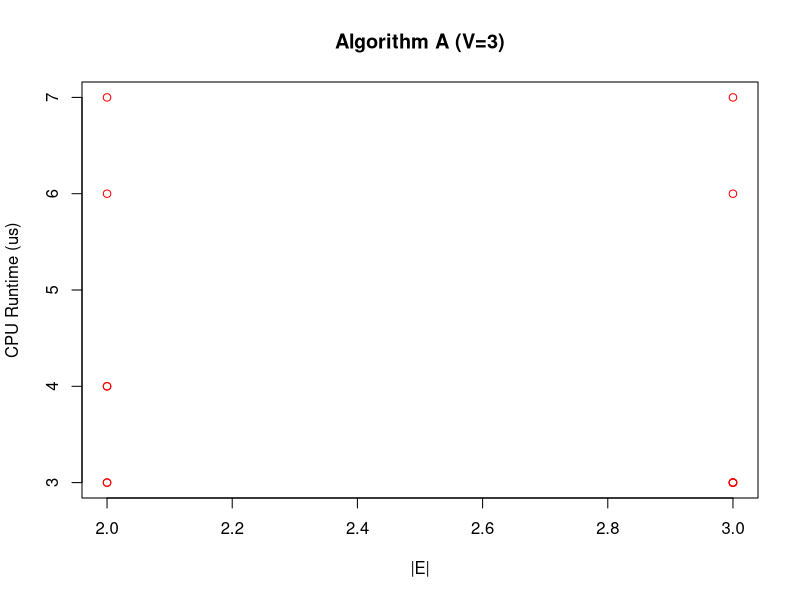
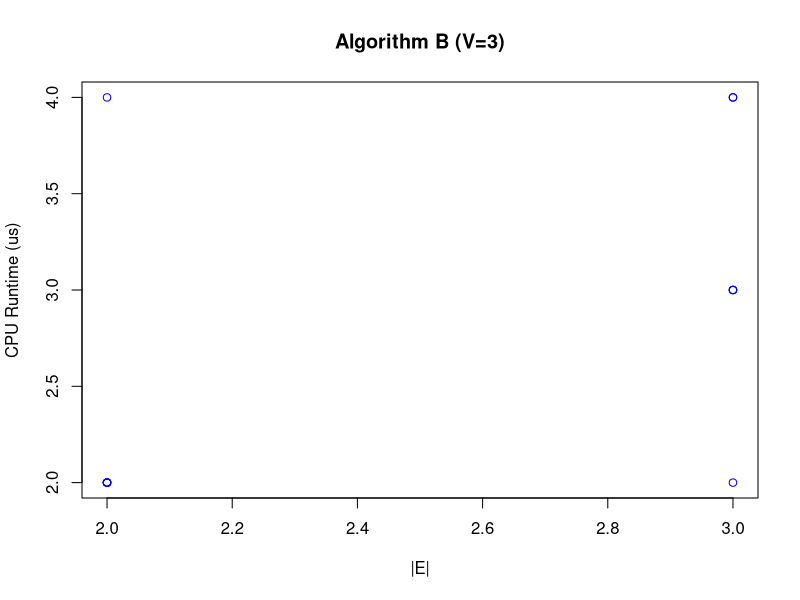
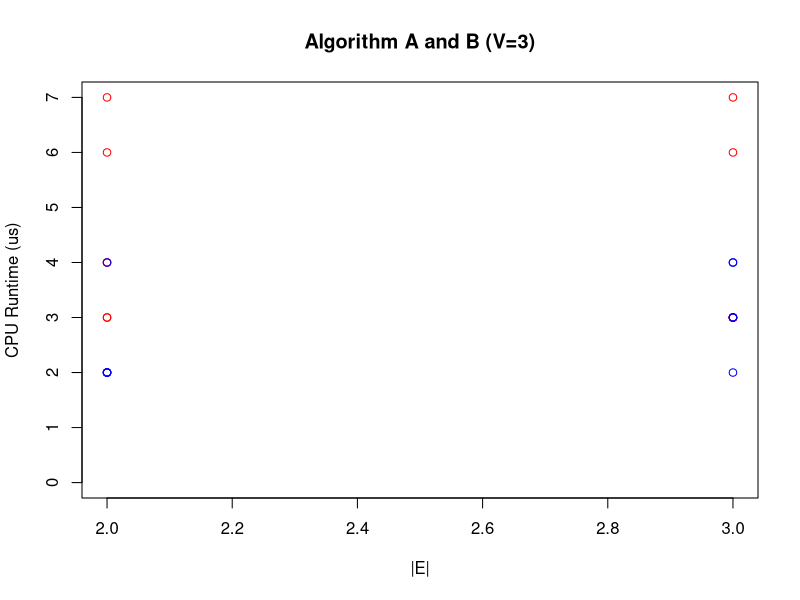
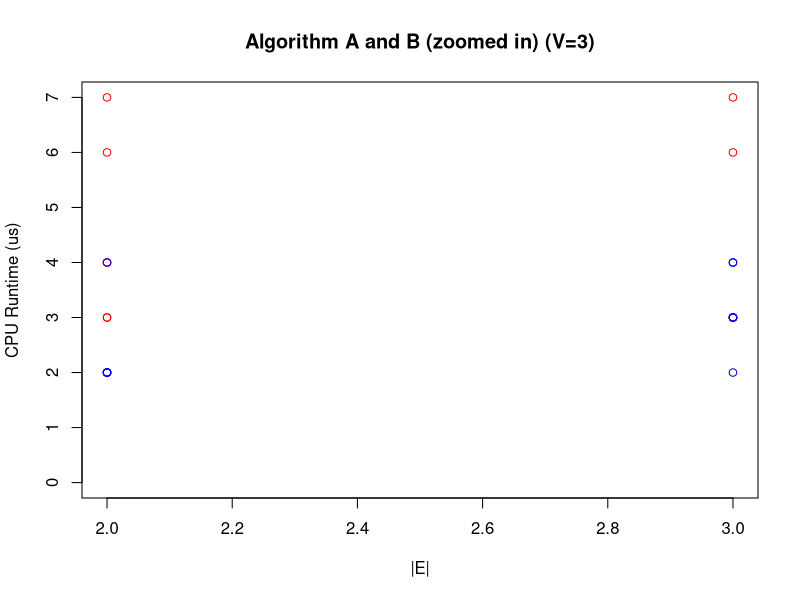
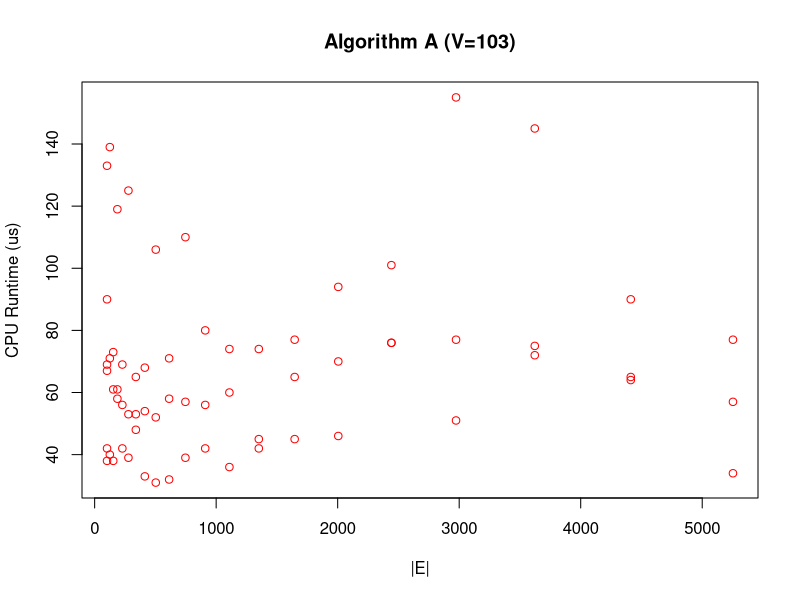
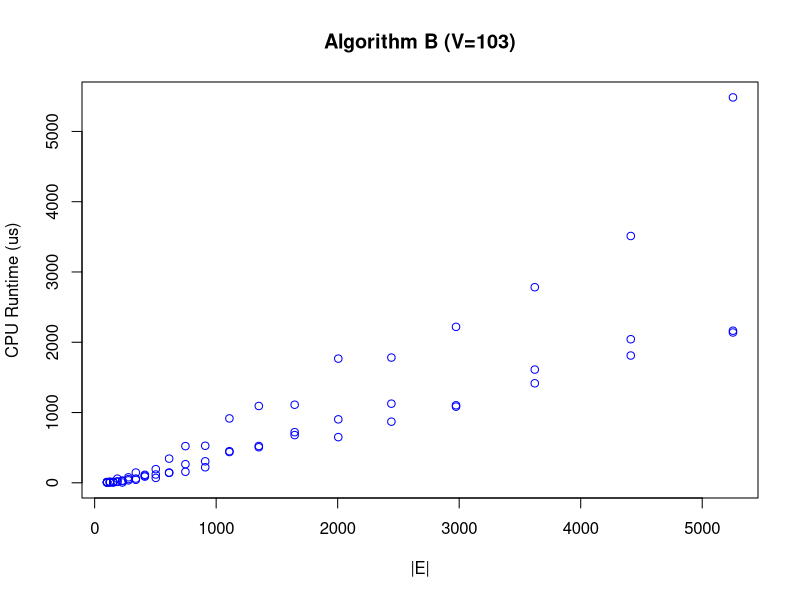
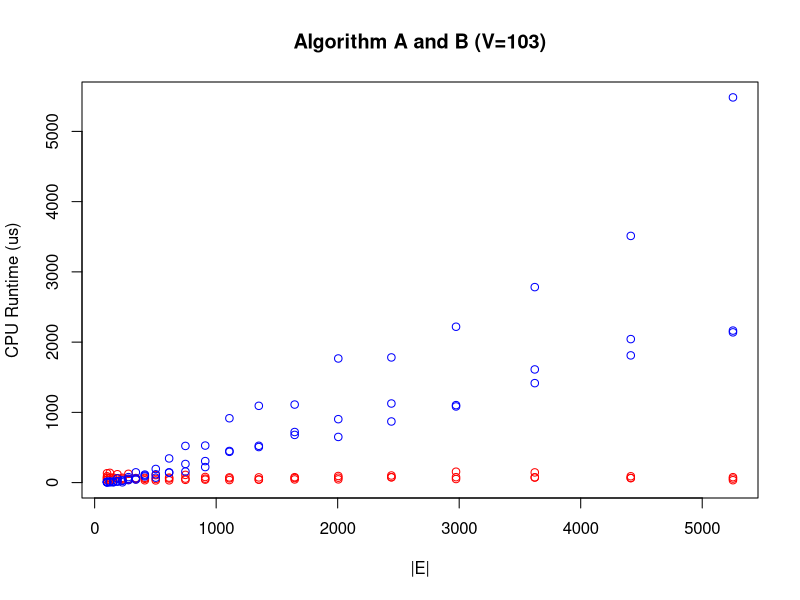
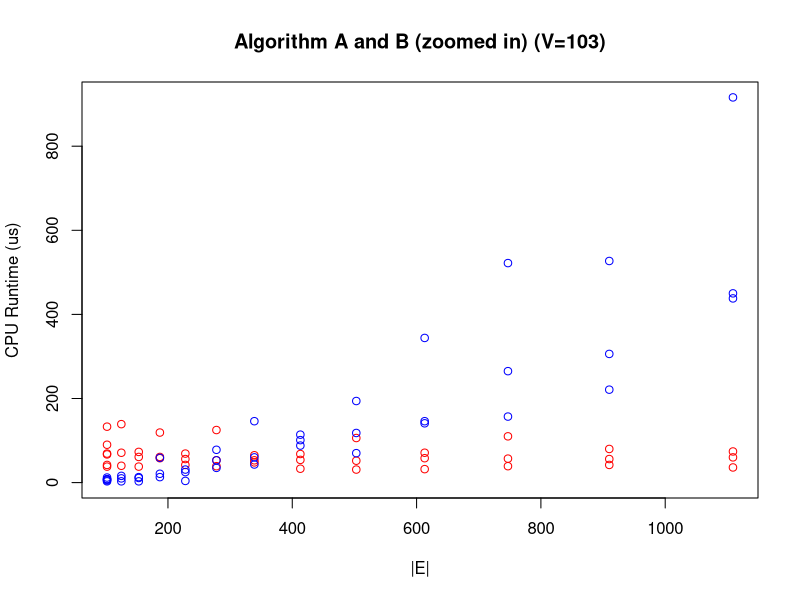

Write the R code that produced these figures, in order.
#!/usr/bin/env Rscript


#####################################################################################

data = read.csv("./data.csv", header=TRUE)
# print(data)
# break

# Iterate 
for(vv in seq(3,1903,100)){
	print(vv)
	ab = subset(data, v==vv)
	a = subset(ab, algoType==0)
	b = subset(ab, algoType==1)
	# print(ab)
	# print(a)

	# a
	plot(main=paste("Algorithm A (V=",vv,")",sep=""),
		 x=a$e,
		 y=a$runtime,
		 xlab="|E|",
		 ylab="CPU Runtime (us)",
		 col="Red")

	# b
	plot(main=paste("Algorithm B (V=",vv,")",sep=""),
		 x=b$e,
		 y=b$runtime,
		 xlab="|E|",
		 ylab="CPU Runtime (us)",
		 col="Blue")

	# a and b
	plot(main=paste("Algorithm A and B (V=",vv,")",sep=""),
		 x=a$e,
		 y=a$runtime,
		 ylim=c(0,max(a$runtime,b$runtime)),
		 xlab="|E|",
		 ylab="CPU Runtime (us)",
		 col="Red")
	points(b$e, b$runtime, col="Blue")

	a = subset(a, e<=12*vv)
	b = subset(b, e<=12*vv)
	plot(main=paste("Algorithm A and B (zoomed in) (V=",vv,")",sep=""),
		 x=a$e,
		 y=a$runtime,
		 ylim=c(0,max(a$runtime,b$runtime)),
		 xlab="|E|",
		 ylab="CPU Runtime (us)",
		 col="Red")
	points(b$e, b$runtime, col="Blue")
}
